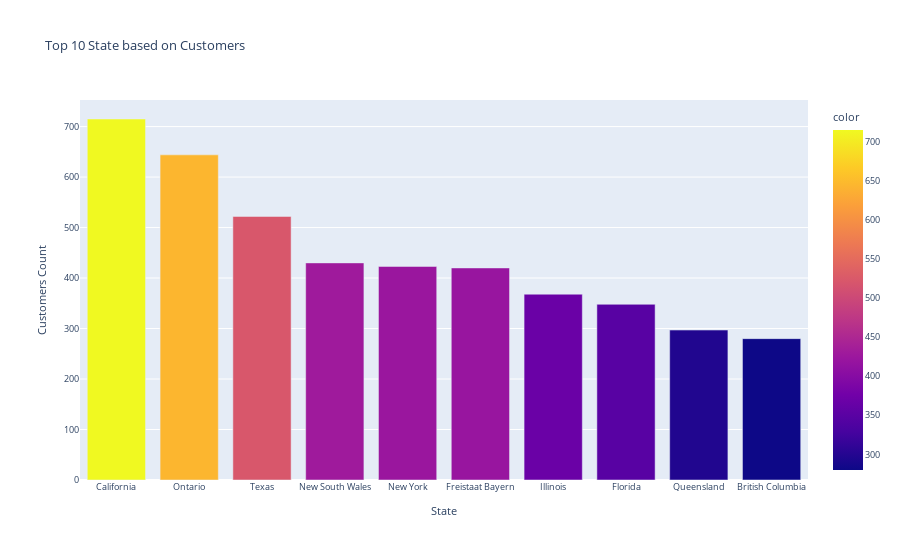

Here is the notebook cell this chart was saved with:
### Code cell
# Creating a bar plot for Top 10 State based on customers
top_states = ct['State'].value_counts().head(10)
fig = px.bar(

    x = top_states.index,
    y = top_states.values,
    title= "Top 10 State based on Customers ",
    labels= {'x': "State", 'y': 'Customers Count'},
    color = top_states
    )
fig.update_layout(font=dict(size=9))
fig.show()

### Figure 1 — Plotly figure (JSON) as saved in the notebook; plotly's stock layout.template omitted (floating-point values rounded to 4 significant figures)
{"data": [{"alignmentgroup": "True", "hovertemplate": "State=%{x}<br>Customers Count=%{y}<br>color=%{marker.color}<extra></extra>", "legendgroup": "", "marker": {"color": [715, 644, 522, 430, 423, 420, 368, 348, 297, 280], "coloraxis": "coloraxis", "pattern": {"shape": ""}}, "name": "", "offsetgroup": "", "orientation": "v", "showlegend": false, "textposition": "auto", "type": "bar", "x": ["California", "Ontario", "Texas", "New South Wales", "New York", "Freistaat Bayern", "Illinois", "Florida", "Queensland", "British Columbia"], "xaxis": "x", "y": [715, 644, 522, 430, 423, 420, 368, 348, 297, 280], "yaxis": "y"}], "layout": {"barmode": "relative", "coloraxis": {"colorbar": {"title": {"text": "color"}}, "colorscale": [[0, "#0d0887"], [0.1111, "#46039f"], [0.2222, "#7201a8"], [0.3333, "#9c179e"], [0.4444, "#bd3786"], [0.5556, "#d8576b"], [0.6667, "#ed7953"], [0.7778, "#fb9f3a"], [0.8889, "#fdca26"], [1, "#f0f921"]]}, "font": {"size": 9}, "legend": {"tracegroupgap": 0}, "title": {"text": "Top 10 State based on Customers "}, "xaxis": {"anchor": "y", "domain": [0, 1], "title": {"text": "State"}}, "yaxis": {"anchor": "x", "domain": [0, 1], "title": {"text": "Customers Count"}}}}
